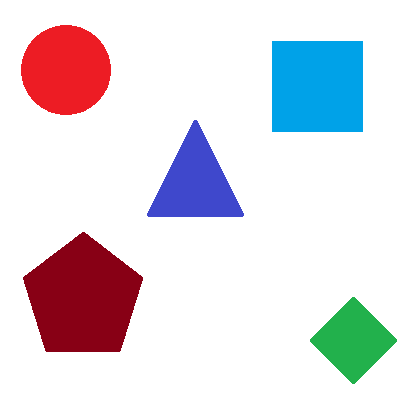
#> input picture shape4.png, 400 x 400 px
$ python ShapeDetection.py
#> lines starting #> are read from the running program, lines starting #| are printed output that depends on the picture; after the words box and inside, x2 and y2 are one past the last pixel; in counts of white or black regions, pixels touching at a corner belong together
import cv2

img = cv2.imread("shape4.png")
#> img is the input picture: shape (400, 400, 3); mean B, G, R 224.4, 217.5, 222.2
gray = cv2.cvtColor(img, cv2.COLOR_BGR2GRAY)
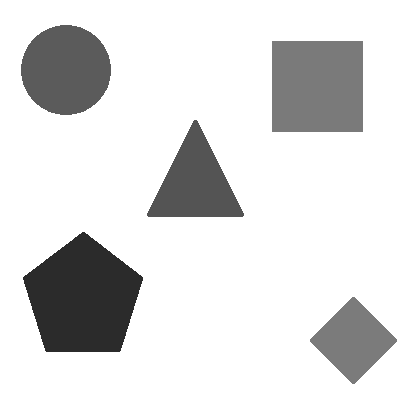
#> gray: shape (400, 400); min 43, max 255, mean 219.7
_, threshold = cv2.threshold(gray, 127, 255, cv2.THRESH_BINARY)
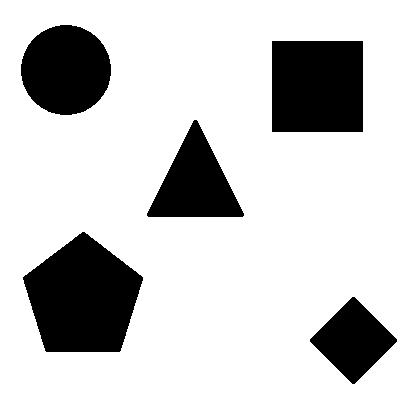
#> threshold: shape (400, 400); 79% white; 5 black regions
contours, _ = cv2.findContours(threshold, cv2.RETR_TREE, cv2.CHAIN_APPROX_SIMPLE)
#> contours = 6 contours; box (x1, y1, x2, y2) and area: (0, 0, 400, 400) 159201, (22, 231, 144, 353) 10236, (271, 40, 364, 133) 8462, (20, 24, 112, 116) 6466, (146, 119, 245, 218) 5134, (309, 296, 398, 385) 4046
for contour in contours[1:]:
    approx = cv2.approxPolyDP(contour, 0.04 * cv2.arcLength(contour, True), True)
    cv2.drawContours(img, [contour], 0, (255, 0, 255), 2)
    x, y, w, h = cv2.boundingRect(contour)
    if len(approx) == 3:
        cv2.putText(img, "Triangle", (x + w // 2, y + h // 2), cv2.FONT_HERSHEY_SIMPLEX, 0.6, [255, 255, 0], 1)
    elif len(approx) == 4:
        cv2.putText(img, "Square", (x + w // 2, y + h // 2), cv2.FONT_HERSHEY_SIMPLEX, 0.6, [255, 255, 0], 1)
    elif len(approx) == 5:
        cv2.putText(img, "Pentagon", (x + w // 2, y + h // 2), cv2.FONT_HERSHEY_SIMPLEX, 0.6, [255, 255, 0], 1)
    elif len(approx) == 6:
        cv2.putText(img, "Hexagon", (x + w // 2, y + h // 2), cv2.FONT_HERSHEY_SIMPLEX, 0.6, [255, 255, 0], 1)
    else:
        cv2.putText(img, "Circle", (x + w // 2, y + h // 2), cv2.FONT_HERSHEY_SIMPLEX, 0.6, [255, 255, 0], 1)
    # print(len(approx))
    cv2.imshow("detect", img)
    # cv2.imshow("detect", threshold)
    cv2.waitKey(1000)
#> this loop made 5 passes
#> (approx, x, y, w, h) on passes 1, 3, 4: ([[352, 296], [397, 339], [354, 384], [309, 341]], 309, 296, 89, 89), ([[194, 119], [242, 217], [146, 215]], 146, 119, 99, 99), ([[271, 41], [362, 40], [363, 131], [272, 132]], 271, 40, 93, 93)
#> (x, y, w, h) on passes 2, 5: (22, 231, 122, 122), (20, 24, 92, 92)
#> pass 1, `cv2.imshow("detect", img)`:
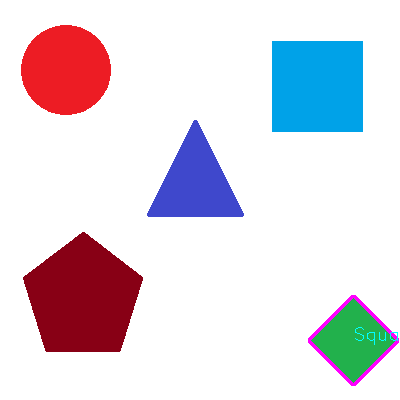
#> window 'detect': shape (400, 400, 3); mean B, G, R 224.9, 216.3, 222.6
#> pass 2, `cv2.imshow("detect", img)`:
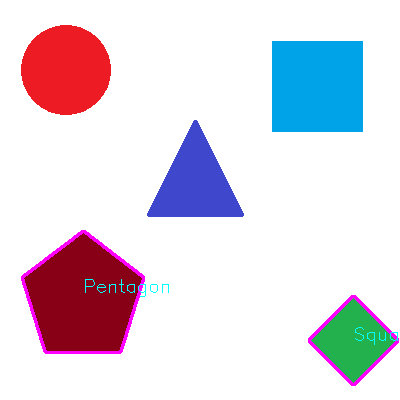
#> window 'detect': shape (400, 400, 3); mean B, G, R 225.8, 215.2, 222.7
#> after the loop:
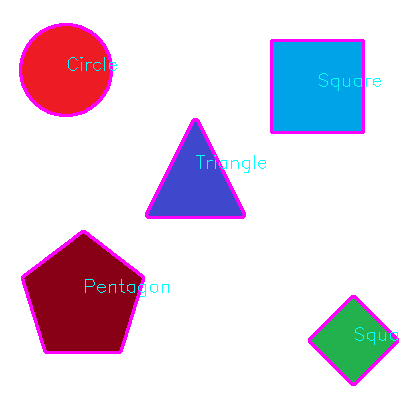
#> img: shape (400, 400, 3); 3.8% of pixels changed, all inside (x1, y1, x2, y2) = (19, 23, 399, 386)

cv2.destroyAllWindows()

$ run again, with shape2.png copied over shape4.png
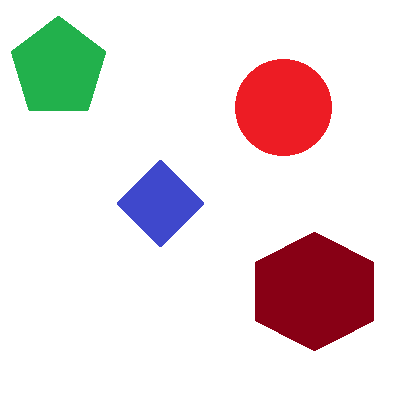
#> input picture shape2.png, 400 x 400 px
#> img is the input picture: shape (400, 400, 3); mean B, G, R 221, 220, 232.7
#> `_, threshold = cv2.threshold(gray, 127, 255, cv2.THRESH_BINARY)`:
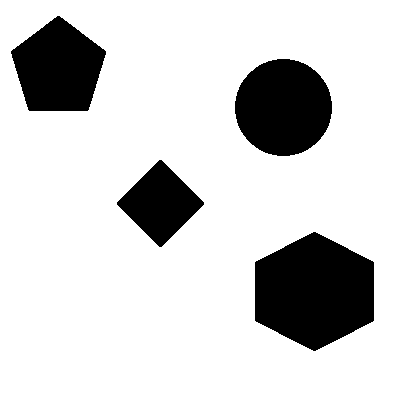
#> threshold: shape (400, 400); 82.3% white; 4 black regions
#> contours = 5 contours; box (x1, y1, x2, y2) and area: (0, 0, 400, 400) 159201, (254, 231, 375, 352) 10808, (234, 58, 333, 157) 7517, (10, 15, 107, 112) 6489, (116, 159, 205, 248) 4046
#> the loop `for contour in contours[1:]:` made 4 passes
#> (x, y, w, h) on passes 1, 3, 4: (254, 231, 121, 121), (234, 58, 99, 99), (10, 15, 97, 97)
#> after the loop `for contour in contours[1:]:`:
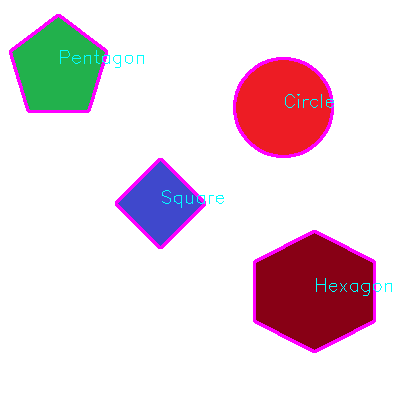
#> img: shape (400, 400, 3); 3.08% of pixels changed, all inside (x1, y1, x2, y2) = (9, 14, 392, 353)

$ run again, with shape3.png copied over shape4.png
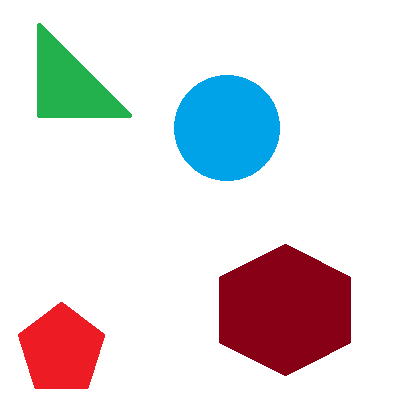
#> input picture shape3.png, 400 x 400 px
#> img is the input picture: shape (400, 400, 3); mean B, G, R 221.9, 219.1, 223.9
#> `_, threshold = cv2.threshold(gray, 127, 255, cv2.THRESH_BINARY)`:
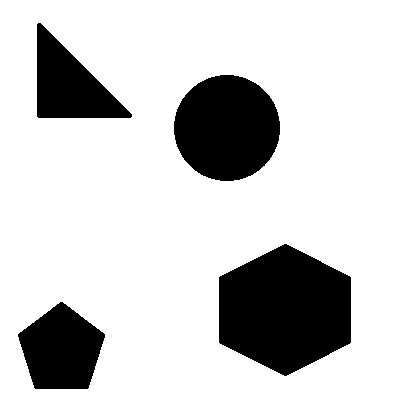
#> threshold: shape (400, 400); 80% white; 4 black regions
#> contours = 5 contours; box (x1, y1, x2, y2) and area: (0, 0, 400, 400) 159201, (218, 243, 352, 377) 13305, (173, 74, 281, 182) 8962, (17, 301, 106, 390) 5430, (36, 22, 133, 119) 4978
#> the loop `for contour in contours[1:]:` made 4 passes
#> (x, y, w, h) on passes 1 to 3: (17, 301, 89, 89), (218, 243, 134, 134), (173, 74, 108, 108)
#> after the loop `for contour in contours[1:]:`:
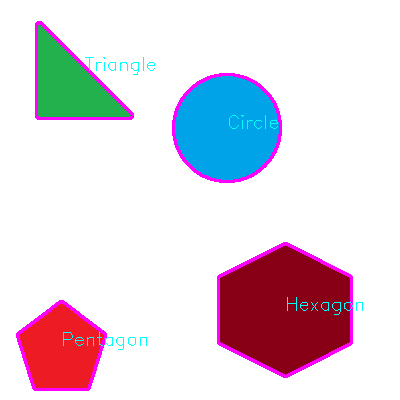
#> img: shape (400, 400, 3); 3.31% of pixels changed, all inside (x1, y1, x2, y2) = (16, 21, 363, 391)
